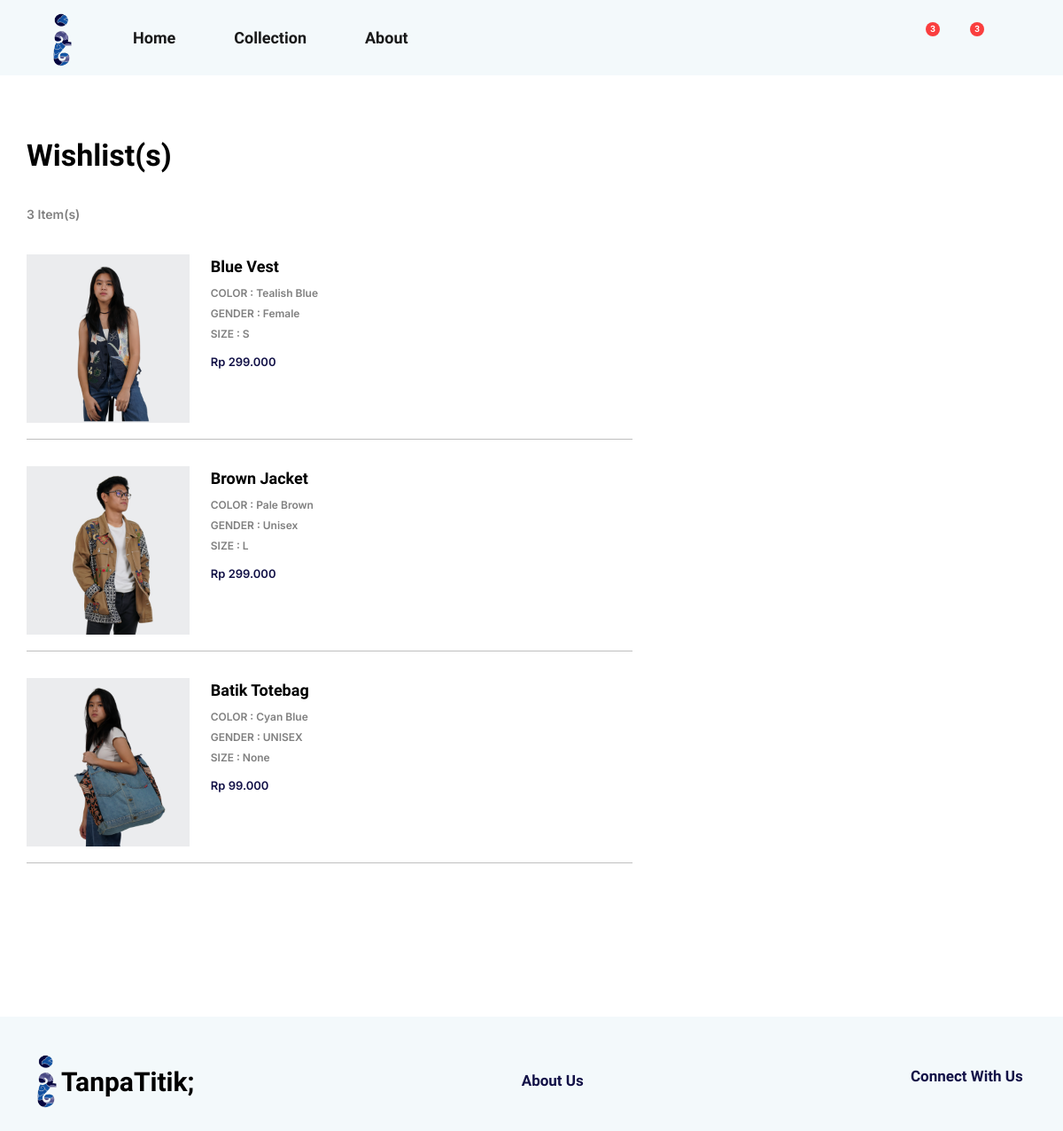
Page /wishlist/ (signed in) on the earlier database version.
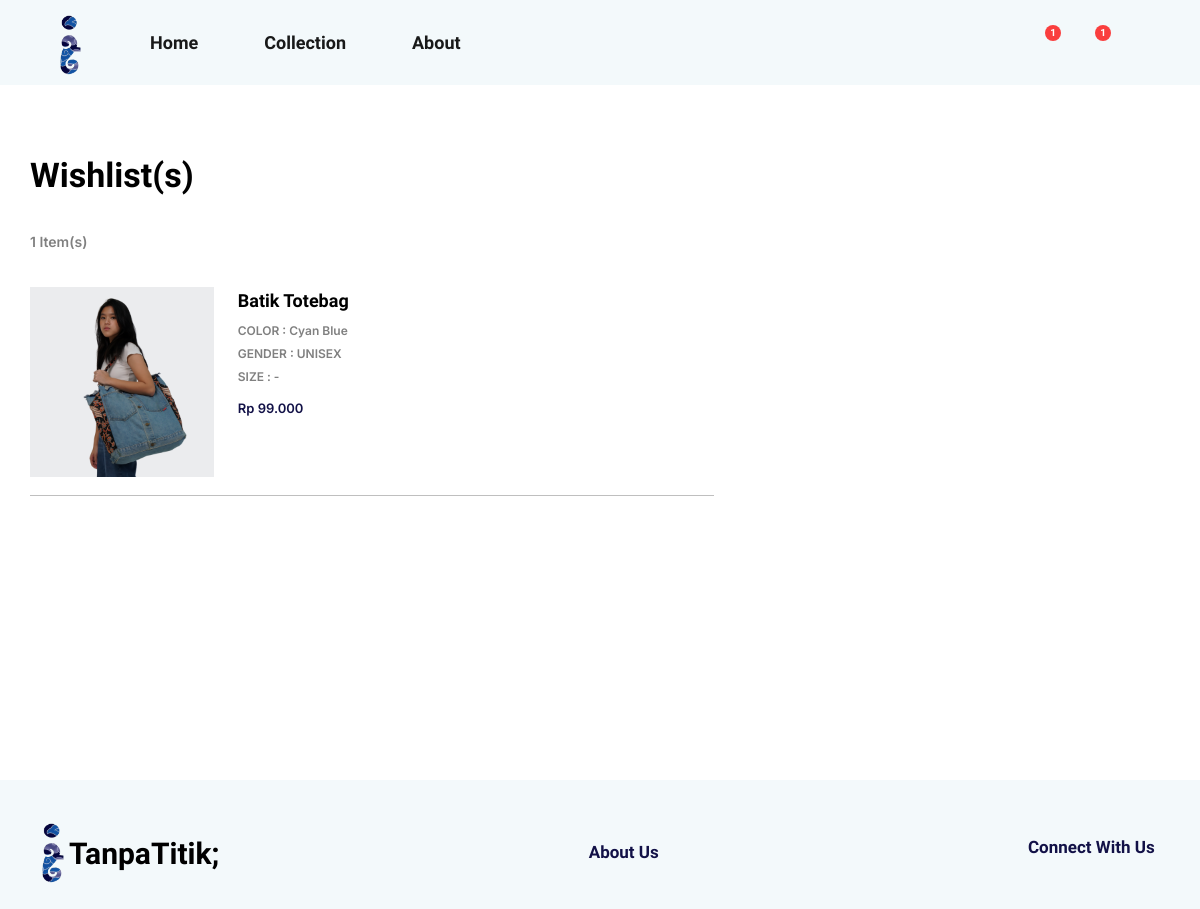
Same page on the later database version.
### mainPage/models.py (models this page shows, shortened)
class Additional(models.Model):
    name = models.CharField(max_length=200)
    img = models.ImageField(null=True, blank=True, upload_to="images/")

class Order(models.Model):
    customer = models.ForeignKey(Customer, on_delete=models.SET_NULL,null=True)
    status = models.ForeignKey(OrderStatus, on_delete=models.SET_NULL, null=True, blank=True)
    date_ordered = models.DateField(auto_now_add=True) # Not like that
    complete = models.BooleanField(default=False) # payment complete
    current = models.BooleanField(default=True) # if true, we can continue adding to cart. and displayed in the checkout page
    cancel = models.BooleanField(default=False)
    payment_method = models.CharField(max_length=200, null=True)
    transaction_id = models.CharField(max_length=200, null=True)
    terms = models.BooleanField(default=False)
    shipping_cost = models.IntegerField(default=0)
    delivery_time = models.CharField(max_length=200, null=True)
    @property
    def get_cart_items(self):
        orderitems = self.orderitem_set.all()
        total = sum([item.quantity for item in orderitems]) #The total quantity of the cart (all OrderItems)
        return total

class OrderItem(models.Model):
    product= models.ForeignKey(Products, on_delete=models.SET_NULL, blank=True, null=True) #When the customer is deleted, the OrderItem remains exist. However, the customer key is null
    order = models.ForeignKey(Order, on_delete=models.SET_NULL, blank=True, null=True)
    quantity = models.IntegerField(default=1)
    date_added = models.DateTimeField(auto_now_add=True, null=True, blank=True)

class Customer(models.Model):
    user = models.OneToOneField(User, on_delete=models.CASCADE, null=True, blank=True) #null and true so that you don't get errors when changing the models
    name = models.CharField(max_length=200, null=True)
    email = models.CharField(max_length=200, null=True)
    @property
    def wishlist_length(self):
        customer_wishlist = self.wishlist_set.all()
        return len(customer_wishlist)

class Wishlist(models.Model):
    customer = models.ForeignKey(Customer,on_delete=models.CASCADE, blank=True, null=True)
    product = models.ForeignKey(Products,on_delete=models.CASCADE, blank=True, null=True)

class Products(models.Model):
    name = models.CharField(max_length=200)
    product_index = models.IntegerField(default=0)
    img = models.ImageField(null=True, blank=True, upload_to="images/")
    color_circle = models.CharField(null=True, blank=True, max_length=200) #charfield or array?
    gender = models.CharField(null=True, blank=True, max_length=200)
    price = models.IntegerField(null=True,blank=True)
    offer = models.BooleanField(default=False)
    date = models.DateField(auto_now_add=True)
    status = models.CharField(null=True, blank=True, max_length=200)
    bio = models.CharField(null=True, blank=True, max_length=200)
    overview = models.CharField(null=True, blank=True, max_length=200)
    material = models.CharField(null=True, blank=True, max_length=200)
    type = models.CharField(null=True, blank=True, max_length=200)
    size = models.CharField(null=True, blank=True, max_length=200)
    color = models.CharField(null=True, blank=True, max_length=200)
    color_hex = models.CharField(null=True, blank=True, max_length=200)
    stock = models.IntegerField(null=True,blank=True)

### mainPage/views.py (the view)
# urls.py: path("wishlist/", views.wishlist, name="wishlist"),
def wishlist(request):
    logo = Additional.objects.get(name="logo")
    wishlist = Wishlist.objects.all()
    if request.user.is_authenticated:
        customer = request.user.customer
        order, created = Order.objects.get_or_create(customer=customer, current=True)
        customer_wishlist = Wishlist.objects.filter(customer=customer)
    else:
        customer = None
        order = {'get_cart_total':0, 'get_cart_items':0}
        customer_wishlist = []
    context = {"logo":logo,"wishlist":wishlist,"customer_wishlist":customer_wishlist,"customer":customer,"order":order,}
    return render(request, "main/wishlist.html", context)

### mainPage/templatetags/custom_filters.py (called while the page is built)
@register.filter
def add_fullstop(value):
    if type(value) is str or type(value) is float :
        value = int(value)
    return format(value, ',d').replace(',', '.').strip('.')

### mainPage/templates/main/wishlist.html (shortened to what this page needs)
<!DOCTYPE html>
{% extends "main/base2.html" %}
{% load static %}
{% load custom_filters %}
    {% block head %}
    <link rel="stylesheet" type="text/css" href="{% static '/css/cart_wishlist/cart.css' %}">
    {% endblock head %}
    {% block content %}
    <div class="container cart-wishlist-content">
    <div class="cart-wishlist-heading">Wishlist(s)</div>
    {% if user.is_authenticated %}
    <div class="wishlist-length">{{customer.wishlist_length}} Item(s)</div>
    <div class="cart-page">
        <div class="cart-page-1" style="min-height:350px;">
          {% if wishlist.count == 0 %}
          <div class="cart-empty" style="">
            <div class="cart-wishlist-heading" style="font-size:22px;margin-bottom:10px;">Your wishlist is currently empty</div>
            <a href="{% url 'home' %}#collection"><div class="checkout" style="width:200px;"><div class="but-text" style="font-size:15px;">DISCOVER MORE</div></div></a>
          </div>
          {% else %}
          {% for item in wishlist %}
          <a href="/product/{{item.product.id}}">
            <div class="cart-item">
              <div class="item-img">
                <img class="img_product img-cart-wishlist" src="{{item.product.img.url}}" alt="{{item.color_circle}}">
              </div>
              <div class="item-info">
                <div class="item-name-close" onclick="event.preventDefault()">
                  <div class="item-name">{{item.product.name}}</div>
                  <div class="item-close" data-bs-toggle="modal" data-bs-target="#exampleModal"></div>
                </div>
                <div class="color-size">COLOR : {{item.product.color}}</div>
                <div class="color-size" style="">GENDER : {{item.product.gender}}</div>
                <div class="color-size" style="margin-bottom:13px;">SIZE : {{item.product.size}}</div>
                {% if item.product.offer == False %}
                  <div class="item-price">Rp {{item.product.price|add_fullstop}}</div>
                {% else %}
                  <div class="item-price-old">Rp {{item.product.price|add_fullstop}}</div>
                  <div class="item-price-new">Rp {{item.product.products_offer.final_price|add_fullstop}}</div>
                {% endif %}
              </div>
            </div>
         </a>
          {% endfor %}
          {% endif %}
        </div>
      </div>
      {% else %}
        <div class="cart-empty">
          <div class="cart-wishlist-heading" style="font-size:22px;margin-bottom:10px;">Please Login to Begin Shopping</div>
          <a href="{% url 'login_page' %}#collection"><div class="checkout" style="width:200px;"><div class="but-text" style="font-size:15px;">LOG IN</div></div></a>
        </div>
      {% endif %}
    </div>
    {% endblock %}

### mainPage/templates/main/base2.html (shortened to what this page needs)
<!DOCTYPE html>
{% load static %}
<html lang="en">
<head>
    <link href="https://cdn.jsdelivr.net/npm/bootstrap@5.2.3/dist/css/bootstrap.min.css" rel="stylesheet">
    <link rel="stylesheet" href="https://cdnjs.cloudflare.com/ajax/libs/font-awesome/4.7.0/css/font-awesome.min.css">
    <link rel="stylesheet" type="text/css" href="{% static '/css/general/base2.css' %}">
    <link rel="stylesheet" type="text/css" href="{% static '/css/general/footer.css' %}">
    {% block head %}
    {% endblock head %}
</head>
<body>
   <nav class="navbar navbar-expand-lg bg-body-tertiary fixed-top" id="navMain" style="margin:0px;padding:10px">
    <div class="container-fluid">
      <a class="navbar-brand" id="logo_div" href="#"><img class="logo" src="{{logo.img.url}}" alt="TanpaTitik"></a>
      <div class="collapse navbar-collapse" id="navbarNavAltMarkup">
        <ul class="navbar-nav me-auto mb-2 mb-lg-0">
          <li class="nav-item">
            <a class="nav-link active" aria-current="page" href="{% url 'home' %}">Home</a>
          </li>
          <li class="nav-item">
            <a class="nav-link active" aria-current="page" href="{% url 'home' %}#collection">Collection</a>
          </li>
          <li class="nav-item">
            <a class="nav-link active" href="{% url 'about' %}">About</a>
          </li>
        </ul>
      </div>
      <span class="navbar-text nav_text">
        <form method='POST' action="{% url 'home' %}#collection">
          <div class="search-box">
          </div>
        </form>
        <a href="{% url 'profile' %}" class="base-link"></a>
        <a href="{% url 'wishlist' %}" class="base-link">
          {% if customer_wishlist.count > 0 %}
          <span class="button_badge"><div>{{customer_wishlist.count}}</div></span>
          {% endif %}
        </a>
        <a href="{% url 'cart' %}" class="base-link">
          {% if order.get_cart_items > 0 %}
          <span class="button_badge"><div>{{order.get_cart_items}}</div></span>
          {% endif %}
        </a>
      </span>
    </div>
  </nav>
<div id="content" ,name="content", class="main">
    {% block content %}{% endblock %}
</div>
<div class="container-fluid footer-container">
  <div class="container footer">
    <a href="{% url 'home' %}"><div class="footer-company"><img class="footer-logo" src="{{logo.img.url}}" alt="TanpaTitik"><div>TanpaTitik;</div></div></a>
    <a href="{% url 'about' %}"><div class="footer-link" style="cursor:pointer">About Us</div></a>
    <div class="footer-social">
      <div class="footer-link">
        Connect With Us
      </div>
    </div>
  </div>
</div>
</body>
</html>

### static/css/general/base2.css (style rules this page uses)
* { font-family: 'Raleway'; text-decoration: None; color:black; font-weight:600; padding:0px; margin:0px; }
#content { width:100%; }
#navMain { background-color:#F3F9FB !important; width:100%; font-weight:500; font-size:18px; height:85px; }
.nav-item { margin-right:50px; }
.nav-link { padding:0px; width:auto; }
.search-box { height:30px; display:flex; cursor:pointer; padding: 10px 20px; border-radius:30px; align-items:center; position:relative; top:3px; width:20px; right:4px; }
.nav_text { display:flex; justify-content:space-between; width:190px; margin-right:70px; font-size:1.3em; font-weight:bold; }
.nav_text > a { margin-left:26px; }
#logo_div { overflow:hidden; margin-right:50px; padding-right:8px; margin-left:35px; margin-top:5px; width:auto; }
.logo { position:relative; object-fit:contain; width:27px; height:60px; }
.base-link { display: inline-block; position: relative; width:33px; height:35px; }
.button_badge { background-color: #fa3e3e; border-radius: 10px; width:16px; height:16px; position: absolute; left:11px; }
.button_badge > div { text-align:center; font-size: 10px; color: white; line-height:16px; }
.item-img { width:190px; height:190px; margin-right:24px; background-color:#ebecee; overflow:hidden; display:flex; justify-content:center; }
.img_product { width:345px; height:345px; position:relative; left:5px; object-fit:contain; margin:0px !important; }

### static/css/general/footer.css (style rules this page uses)
.footer-container { background-color:#F3F9FB; height:129px; margin-top:143px; padding-top:40px; }
.footer { height:66px; display:flex; flex-wrap:wrap; justify-content:space-between; align-items:center; }
.footer-company { font-weight:600; font-size:30px; }
.footer-logo { position:relative; object-fit:contain; width:22px; height:60px; margin-right:5px; }
.footer-company > div { position:relative; display:inline-block; top:3px; }
.footer-link { color:#121147; font-weight:700; font-size:17px; }

### static/css/cart_wishlist/cart.css (style rules this page uses)
a { text-decoration:none; }
.cart-wishlist-content { margin-top:150px; height:auto; padding:0px; min-height:270px; }
.cart-page { height:auto; width:100%; display:flex; justify-content:space-between; padding:0px; flex-wrap:wrap; }
.cart-page-1 { width:60%; }
.cart-wishlist-heading { font-size:34px; margin-bottom:30px; }
.wishlist-length { font-family:'Inter'; font-size:14px; margin-bottom:35px; color:rgba(1,1,1,0.5) }
.cart-item { width:100%; height:auto; border-bottom:1px solid rgba(1,1,1,0.25); padding-bottom:18px; margin-bottom:30px; display:flex; }
.img-cart-wishlist { position:relative; bottom:60px; width:320px; height:320px; }
.item-info { height:auto; width:72%; }
.item-name-close { display:flex; margin-bottom:5px; }
.item-name { width:95%; font-size:18px; }
.item-close { width:30px; height:30px; display:flex; justify-content:center; align-items:center }
.color-size { font-family:'Inter'; color: rgba(1,1,1,0.5); font-size:12px; margin-bottom:5px; }
.item-price { font-family:'Inter'; color:#121147; font-size:13px; margin-bottom:15px; }

### mainPage/templates/main/base2.html (style rules this page uses)
#content { display:none; }

Differences in the rows shown:
removed Wishlist: product.img (picture), product.name "Blue Vest", product.color "Tealish Blue", product.gender "Female", product.size "S", product.price|add_fullstop "299.000"
removed Wishlist: product.img (picture), product.name "Brown Jacket", product.color "Pale Brown", product.gender "Unisex", product.size "L", product.price|add_fullstop "299.000"
computed for Order: get_cart_items "3" → "1"
computed for Customer: wishlist_length "3" → "1"
changed through a linked row, Wishlist "Batik Totebag": product.size "None" → "-"
Other differences:
{{ customer_wishlist.count }}: "3" → "1"
